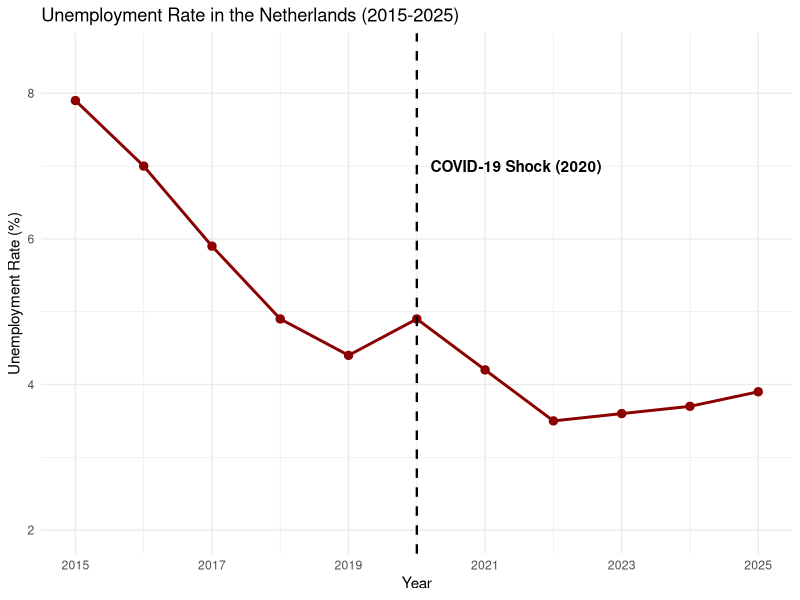
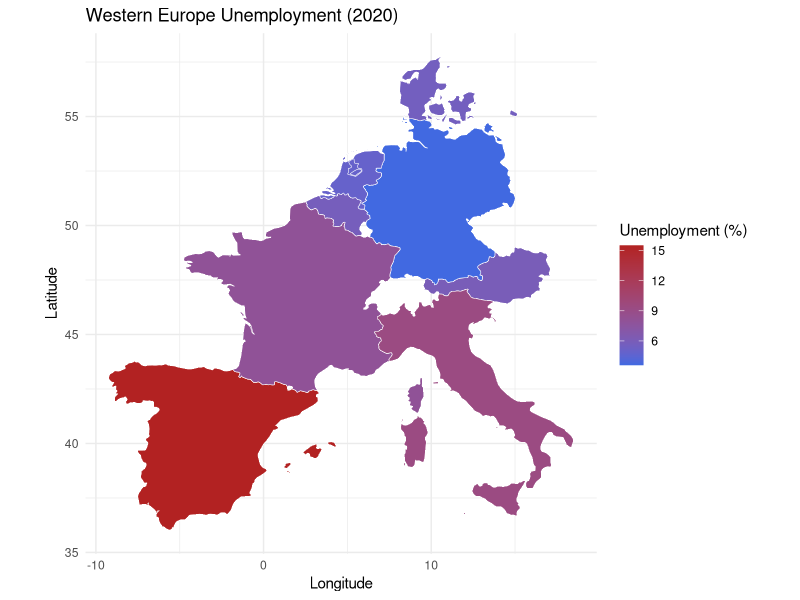
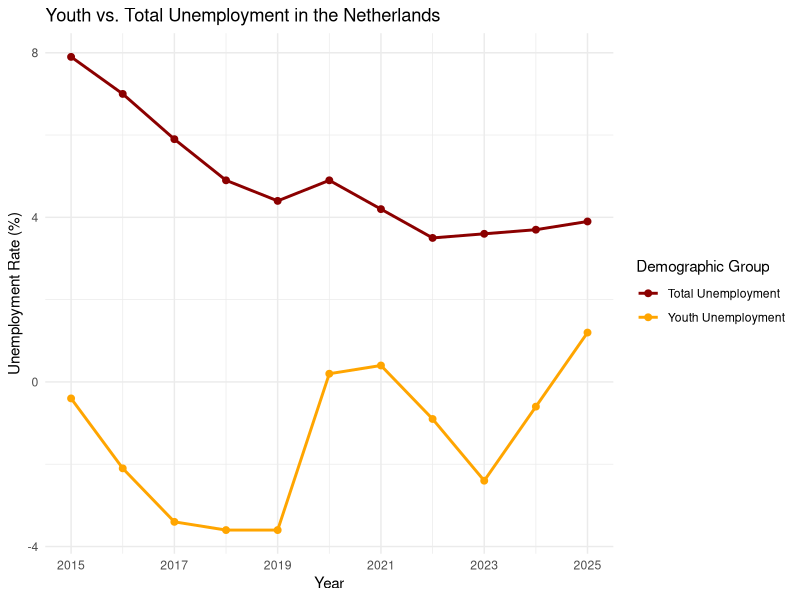
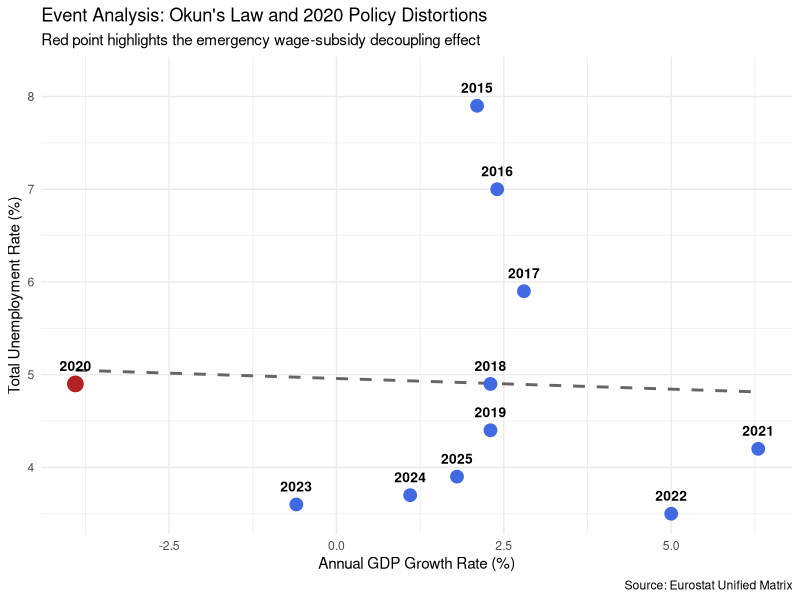

The R script that drew these images, in order:
## ---- chunk 1
library(tidyverse)
library(maps)

# Load data
gdp_data           <- read_csv("data/raw_gdp.csv")
unemployment_sex   <- read_csv("data/raw_unemployment_sex.csv")
unemployment_youth <- read_csv("data/raw_unemployment_youth.csv")

# Clean data
gdp_clean <- gdp_data %>% 
  filter(geo == "Netherlands") %>%
  select(TIME_PERIOD, OBS_VALUE) %>%
  rename(Year = TIME_PERIOD, GDP_Growth = OBS_VALUE) %>%
  filter(!is.na(GDP_Growth))

unemp_clean <- unemployment_sex %>% 
  filter(geo == "Netherlands") %>%
  select(TIME_PERIOD, OBS_VALUE) %>%
  rename(Year = TIME_PERIOD, Unemp_Rate = OBS_VALUE) %>%
  mutate(Unemp_Rate = ifelse(Unemp_Rate == -99, NA, Unemp_Rate)) %>%
  filter(!is.na(Unemp_Rate))

youth_clean <- unemployment_youth %>% 
  filter(geo == "Netherlands") %>%
  select(TIME_PERIOD, OBS_VALUE) %>%
  rename(Year = TIME_PERIOD, Youth_Unemp_Rate = OBS_VALUE) %>%
  mutate(Youth_Unemp_Rate = ifelse(Youth_Unemp_Rate == -99, NA, Youth_Unemp_Rate)) %>%
  filter(!is.na(Youth_Unemp_Rate))

# Merge and engineer variables
combined_data <- gdp_clean %>%
  left_join(unemp_clean, by = "Year") %>%
  left_join(youth_clean, by = "Year") %>%
  mutate(Youth_Vulnerability_Ratio = Youth_Unemp_Rate / Unemp_Rate)
## ---- chunk 2
# This variable was engineered during our master data pipeline at the top:
# combined_data <- combined_data %>% mutate(Youth_Vulnerability_Ratio = Youth_Unemp_Rate / Unemp_Rate)
# It standardizes the youth unemployment rate as a proportion of aggregate total unemployment.

## ---- chunk 3
ggplot(data = combined_data, aes(x = Year, y = Unemp_Rate)) +
  geom_line(color = "darkred", linewidth = 1) +
  geom_point(color = "darkred", size = 2.5) +
  geom_vline(xintercept = 2020, linetype = "dashed", color = "black", linewidth = 0.8) +
  annotate("text", x = 2020.2, y = 7, label = "COVID-19 Shock (2020)", hjust = 0, fontface = "bold") +
  scale_x_continuous(breaks = seq(2015, 2025, by = 2)) +
  theme_minimal() +
  labs(title = "Unemployment Rate in the Netherlands (2015-2025)", x = "Year", y = "Unemployment Rate (%)") +
  ylim(2, 8.5)
## ---- chunk 4
europe_map <- map_data("world") %>%
  filter(region %in% c("Netherlands", "Germany", "Belgium", "France", "Italy", "Spain", "Austria", "Denmark"))

europe_unemp_2020 <- unemployment_sex %>%
  filter(TIME_PERIOD == 2020) %>%
  rename(region = geo) 

map_data_joined <- left_join(europe_map, europe_unemp_2020, by = "region")

ggplot(map_data_joined, aes(x = long, y = lat, group = group, fill = OBS_VALUE)) +
  geom_polygon(color = "white", linewidth = 0.2) +
scale_fill_gradient(low = "royalblue", high = "firebrick", na.value = "gray80", name = "Unemployment (%)") +
  coord_fixed(1.3) +
  theme_minimal() +
  labs(title = "Western Europe Unemployment (2020)", x = "Longitude", y = "Latitude")
## ---- chunk 5
ggplot(data = combined_data) +
  geom_line(aes(x = Year, y = Unemp_Rate, color = "Total Unemployment"), linewidth = 1) +
  geom_line(aes(x = Year, y = Youth_Unemp_Rate, color = "Youth Unemployment"), linewidth = 1) +
  geom_point(aes(x = Year, y = Unemp_Rate, color = "Total Unemployment"), size = 2) +
  geom_point(aes(x = Year, y = Youth_Unemp_Rate, color = "Youth Unemployment"), size = 2) +
  theme_minimal() +
  scale_color_manual(values = c("Total Unemployment" = "darkred", "Youth Unemployment" = "orange")) +
  scale_x_continuous(breaks = seq(2015, 2025, by = 2)) +
  labs(title = "Youth vs. Total Unemployment in the Netherlands", x = "Year", y = "Unemployment Rate (%)", color = "Demographic Group")
## ---- chunk 6
library(tidyverse)
ggplot(data = combined_data, aes(x = GDP_Growth, y = Unemp_Rate)) +
  geom_smooth(data = filter(combined_data, Year != 2020), 
              method = "lm", color = "gray40", linetype = "dashed", se = FALSE, fullrange = TRUE) +
  geom_point(data = filter(combined_data, Year != 2020), 
             size = 4, color = "royalblue") +
  geom_point(data = filter(combined_data, Year == 2020), 
             size = 5, color = "firebrick") +
  geom_text(aes(label = Year), vjust = -1.3, size = 3.5, fontface = "bold", color = "black") +
  theme_minimal() +
  labs(
    title = "Event Analysis: Okun's Law and 2020 Policy Distortions",
    subtitle = "Red point highlights the emergency wage-subsidy decoupling effect",
    x = "Annual GDP Growth Rate (%)",
    y = "Total Unemployment Rate (%)",
    caption = "Source: Eurostat Unified Matrix"
  ) +
  scale_y_continuous(expand = expansion(mult = c(0.05, 0.12)))
